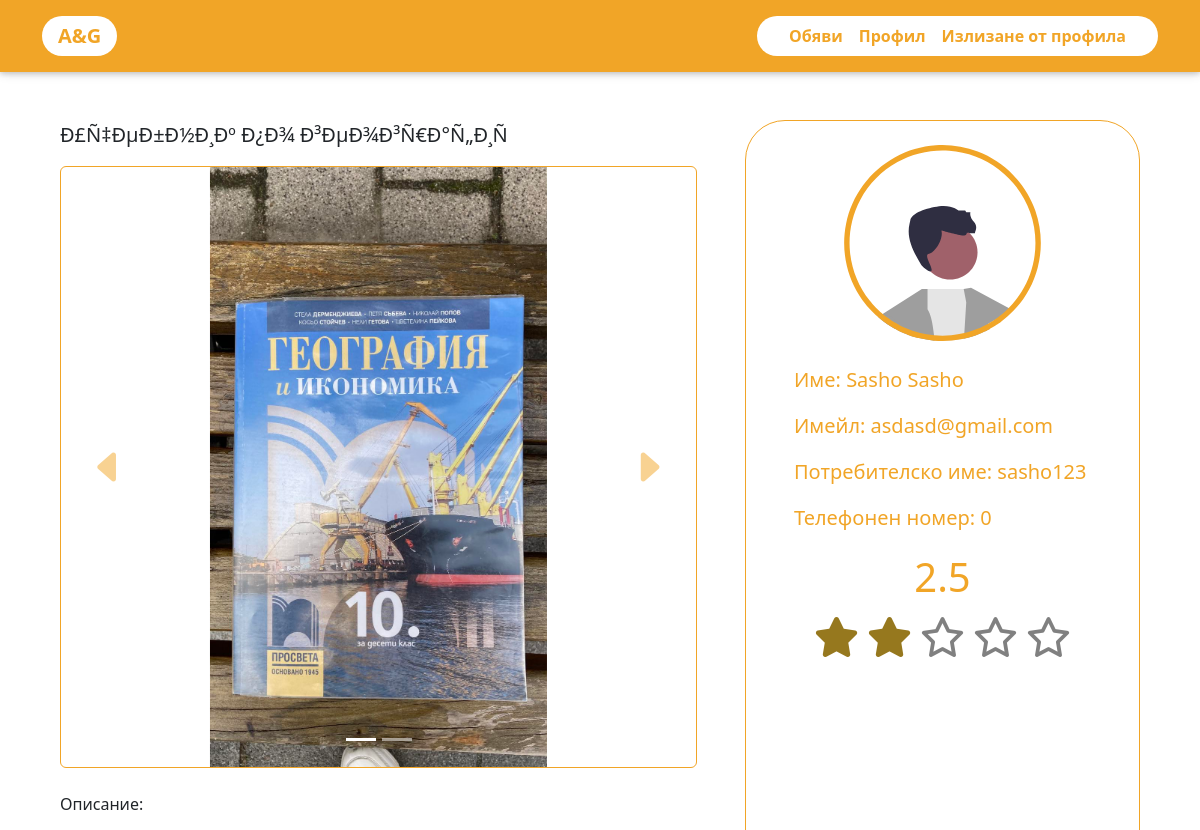
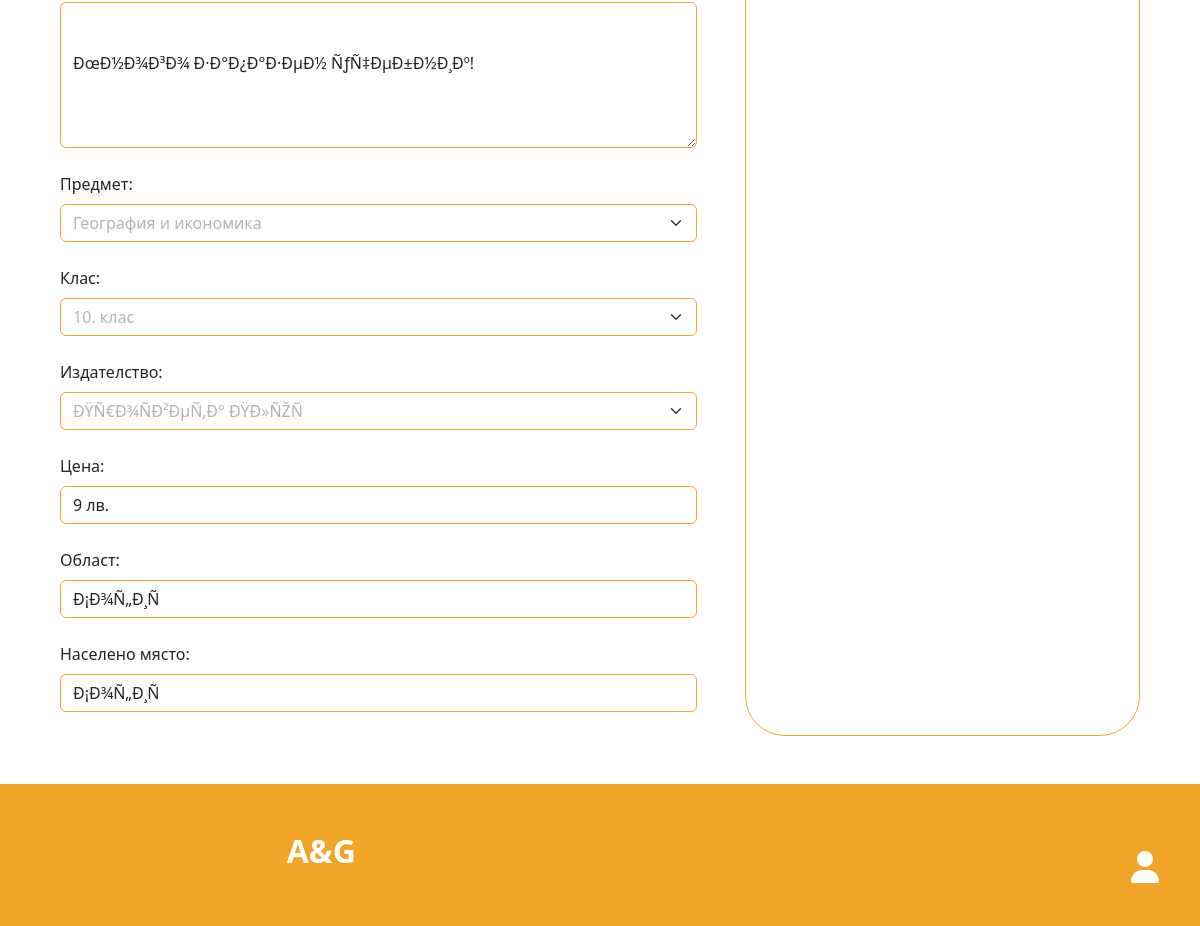
/post/contain/display.php?postId=37 (signed in), run on the app's committed database (2 pictures, top to bottom).
### tables this page shows
CREATE TABLE `posts` (
  `users_id` int(11) NOT NULL,
  `post_id` int(11) NOT NULL,
  `post_title` varchar(256) NOT NULL,
  `post_description` varchar(256) NOT NULL,
  `post_subject` varchar(20) NOT NULL,
  `class` varchar(10) NOT NULL,
  `publisher` varchar(50) NOT NULL,
  `post_price` int(5) NOT NULL,
  `post_area` varchar(50) NOT NULL,
  `post_place` varchar(50) NOT NULL,
  `img_id` varchar(100) NOT NULL
);

CREATE TABLE `images` (
  `img_id` int(11) NOT NULL,
  `img_name` varchar(256) NOT NULL,
  `img_dir` varchar(256) NOT NULL
);

CREATE TABLE `users` (
  `usersId` int(11) NOT NULL,
  `usersName` varchar(128) NOT NULL,
  `usersEmail` varchar(128) NOT NULL,
  `usersUid` varchar(128) NOT NULL,
  `phone` int(9) NOT NULL,
  `usersPwd` varchar(128) NOT NULL,
  `rate` double NOT NULL
);

### post/contain/display.php (the view, shortened to what this page needs)
<?php
    include ''.$_POST['menuLinks'].'header.php';
?>
<?php
    if(isset($_GET["postId"])) {
        $sql = "SELECT * FROM posts WHERE post_id = ?;";
        $stmt = mysqli_stmt_init($conn);
        if(!mysqli_stmt_prepare($stmt, $sql))
        {
            header("Location: ../../posts.php?error=stmtFailed");
            exit();
        }
        mysqli_stmt_bind_param($stmt, "i", $_GET["postId"]);
        mysqli_stmt_execute($stmt);
        $resultData = mysqli_stmt_get_result($stmt);
        if($row = mysqli_fetch_assoc($resultData))
        {
            switch($row["post_subject"]) {
              case "Geography":
                $subjectConv = "География и икономика";
                break;
            }
            switch($row["class"]) {
                case "10. class":
                    $classConv = "10. клас";
                    break;
            }
            if($row["publisher"] == "Default")
            {
              $publisherConv = "Друго";
            } else {
              $publisherConv = $row["publisher"];
            }
            ?>
            <div class="p-5">
                <div class="container">
                    <div class="d-lg-flex justify-content-between">
                        <div class="postForm w-100 pe-lg-5">
                                <div class="justify-content-between pb-0">
                                    <?php
                                        echo '<p name="title" class="lead">'.$row["post_title"].'<p>';
                                    ?>
                                </div>
                                <div class="uploadImg rounded lead text-center mt-0 center">
                                    <div id="carouselExampleIndicators" class="carousel slide" data-bs-ride="true">
                                        <?php
                                            if($row["img_id"] === "none") {
                                                echo '<div class="carousel-indicators">
                                                        <button type="button" data-bs-target="#carouselExampleIndicators" data-bs-slide-to="0" class="active"></button>
                                                    </div>
                                                    <div class="carousel-inner">
                                                        <div class="carousel-item active">
                                                            <img src="uploads/none.png" class="d-block w-100" alt="...">
                                                        </div>
                                                    </div>
                                                    <button class="carousel-control-prev" type="button" data-bs-target="#carouselExampleIndicators" data-bs-slide="prev">
                                                        <span class="carousel-control-prev-icon" aria-hidden="true"></span>
                                                        <span class="visually-hidden">Previous</span>
                                                    </button>
                                                    <button class="carousel-control-next" type="button" data-bs-target="#carouselExampleIndicators" data-bs-slide="next">
                                                        <span class="carousel-control-next-icon" aria-hidden="true"></span>
                                                        <span class="visually-hidden">Next</span>
                                                    </button>';
                                            } else {
                                                $imgs = explode(" ", $row["img_id"]);
                                                $imgData = array();
                                                $sqlImgs = "SELECT * FROM images WHERE img_id = ?;";
                                                $stmt = mysqli_stmt_init($conn);
                                                if(!mysqli_stmt_prepare($stmt, $sqlImgs)) {
                                                    header("Location: ../../posts.php?error=stmtFailed");
                                                    exit();
                                                }
                                                foreach($imgs as $imgId) {
                                                    mysqli_stmt_bind_param($stmt, "i", $imgId);
                                                    mysqli_stmt_execute($stmt);
                                                    $resultImgData = mysqli_stmt_get_result($stmt);
                                                    if($imgRow = mysqli_fetch_assoc($resultImgData)) {
                                                        $imgData[] = $imgRow;
                                                    }
                                                }
                                                $carousel = '<div class="carousel-indicators">';
                                                for($i = 0; $i < count($imgs); $i++) {
                                                    $active = ($i == 0) ? 'class="active"' : '';
                                                    $carousel .= '<button type="button" data-bs-target="#carouselExampleIndicators" data-bs-slide-to="'.$i.'" '.$active.'></button>';
                                                }
                                                $carousel .= '</div><div class="carousel-inner">';
                                                for($i = 0; $i < count($imgs); $i++) {
                                                    $active = ($i == 0) ? 'active' : '';
                                                    $carousel .= '<div class="carousel-item '.$active.'">
                                                            <img src="'.$imgData[$i]["img_dir"].'" class="d-block maxHeigth img-fluid m-auto" alt="...">
                                                        </div>';
                                                }
                                                $carousel .= '</div>
                                                    <button class="carousel-control-prev" type="button" data-bs-target="#carouselExampleIndicators" data-bs-slide="prev">
                                                        <i class="bi bi-caret-left-fill fs-1 carousel-nav"></i>
                                                        <span class="visually-hidden">Previous</span>
                                                    </button>
                                                    <button class="carousel-control-next" type="button" data-bs-target="#carouselExampleIndicators" data-bs-slide="next">
                                                        <i class="bi bi-caret-right-fill fs-1 carousel-nav"></i>
                                                        <span class="visually-hidden">Next</span>
                                                    </button>';
                                                echo $carousel;
                                            }
                                        ?>
                                    </div>
                                </div>
                                <div class="justify-content-between my-4">
                                    <?php
                                        echo '<p class="">Описание: </p><textarea name="description" class="form-control postDisplay py-5" placeholder="Описание" disabled>'.$row["post_description"].'</textarea>';
                                    ?>
                                </div>
                                <?php
                                    echo '<div id="classSection">
                                        <p class="mb-0">Предмет: </p>
                                        <select class="form-select postDisplay my-4 mt-2" name="subject" disabled>
                                            <option value="Subject">'.$subjectConv.'</option>
                                        </select>
                                    </div>';
                                ?>
                                <?php
                                    echo '<div id="classSection">
                                        <p class="mb-0">Клас: </p>
                                        <select class="form-select postDisplay my-4 mt-2" name="class" disabled>
                                            <option value="Class" selected>'.$classConv.'</option>
                                        </select>
                                    </div>';
                                ?>
                                <?php
                                    echo '<div id="publisherSection">
                                        <p class="mb-0">Издателство: </p>
                                        <select class="form-select postDisplay my-4 mt-2" name="publisher" disabled>
                                            <option value="Publisher" selected>'.$publisherConv.'</option>
                                        </select>
                                    </div>';
                                ?>
                                <?php
                                    echo '<div class="justify-content-between my-4">
                                        <p class="mb-0">Цена: </p>
                                        <p name="price" class="form-control postDisplay mt-2">'.$row["post_price"].' лв.</p>
                                    </div>';
                                ?>
                                <?php
                                    echo '<div class="justify-content-between my-4">
                                        <p class="mb-0">Област: </p>
                                        <p name="area" class="form-control postDisplay mt-2">'.$row["post_area"].'</p>
                                    </div>';
                                ?>
                                <?php
                                    echo '<div class="justify-content-between my-4">
                                        <p class="mb-0">Населено място: </p>
                                        <p name="place" class="form-control postDisplay mt-2">'.$row["post_place"].'</p>
                                    </div>';
                                ?>
                        </div>
                        <div class="profileData w-lg-50 w-100 mt-5 mt-lg-0">
                            <div class="text-center">
                                <img src="../../img/AccountIcon.svg" alt="" class="w-lg-50 w-25 mt-4">
                            </div>
                            <div class="my-4 mx-5 mx-3-lg">
                              <?php
                                  $sqlUser = "SELECT * FROM users WHERE usersId = ?";
                                  $stmt = mysqli_stmt_init($conn);
                                  if(!mysqli_stmt_prepare($stmt, $sqlUser)) {
                                      header("Location: ../profile.php?error=stmtFailed");
                                      exit();
                                  }
                                  mysqli_stmt_bind_param($stmt, 'i', $row["users_id"]);
                                  mysqli_stmt_execute($stmt);
                                  $resultData = mysqli_stmt_get_result($stmt);
                                  if($rowUser = mysqli_fetch_assoc($resultData)) {
                                    echo '<p class="lead">Име: '.$rowUser["usersName"].'</p>
                                      <p class="lead">Имейл: '.$rowUser["usersEmail"].'</p>
                                      <p class="lead">Потребителско име: '.$rowUser["usersUid"].'</p>
                                      <p class="lead">Телефонен номер: '.$rowUser["phone"].'</p>';
                                    $ratedUser = $rowUser["usersId"];
                                    $sqlRateStar = 'SELECT rate FROM rates WHERE userID=? && ratedUser=?;';
                                    $stmtRateStar = mysqli_stmt_init($conn);
                                    $rate = -1;
                                    if(!mysqli_stmt_prepare($stmtRateStar, $sqlRateStar)) {
                                      echo "SQL statement failed";
                                    } else {
                                      mysqli_stmt_bind_param($stmtRateStar, "ii", $_SESSION['userid'], $ratedUser);
                                      mysqli_stmt_execute($stmtRateStar);
                                      $resultDataRateStar = mysqli_stmt_get_result($stmtRateStar);
                                      while($row = mysqli_fetch_assoc($resultDataRateStar)) {
                                        $rate = $row['rate'] - 1;
                                      }
                                    }
                                    echo '<section id="empty">
                                        <section class="section-no-border">
                                          <section>
                                            <div class="bg-white border rounded-5">
                                              <section class="section-preview p-1">
                                                <div id="rate" class="mx-auto"><p class="h1 mx-auto w-25 text-center">'.$rowUser['rate'].'</p></div>
                                                <div class="container d-flex">
                                                  <span id="rateMe2" data-index="'.$rate.'" class="empty-stars h1 mx-auto d-flex flex-column flex-sm-row"></span>
                                                </div>
                                              </section>
                                            </div>
                                          </section>
                                        </section>
                                    </section>';
                                  }
                              ?>
                            </div>
                        </div>
                    </div>
                </div>
            </div>
            <?php
        }
    } else {
        header("Location: ".$_POST['menuLinks']."index.php");
        exit();
    }
?>
<?php
    include_once ''.$_POST['menuLinks'].'footer.php';
?>

### data on the page
posts: post_title "Ð£Ñ‡ÐµÐ±Ð½Ð¸Ðº Ð¿Ð¾ Ð³ÐµÐ¾Ð³Ñ€Ð°Ñ„Ð¸Ñ", description "ÐœÐ½Ð¾Ð³Ð¾ Ð·Ð°Ð¿Ð°Ð·ÐµÐ½ ÑƒÑ‡ÐµÐ±Ð½Ð¸Ðº!", subject "География и икономика", class "10. клас", publisher "ÐŸÑ€Ð¾ÑÐ²ÐµÑ‚Ð° ÐŸÐ»ÑŽÑ", post_price "9", post_area "Ð¡Ð¾Ñ„Ð¸Ñ", post_place "Ð¡Ð¾Ñ„Ð¸Ñ"
images: img_dir (picture)
users: usersName "Sasho Sasho", usersEmail "asdasd@gmail.com", usersUid "sasho123", phone "0", rate "2.5"
